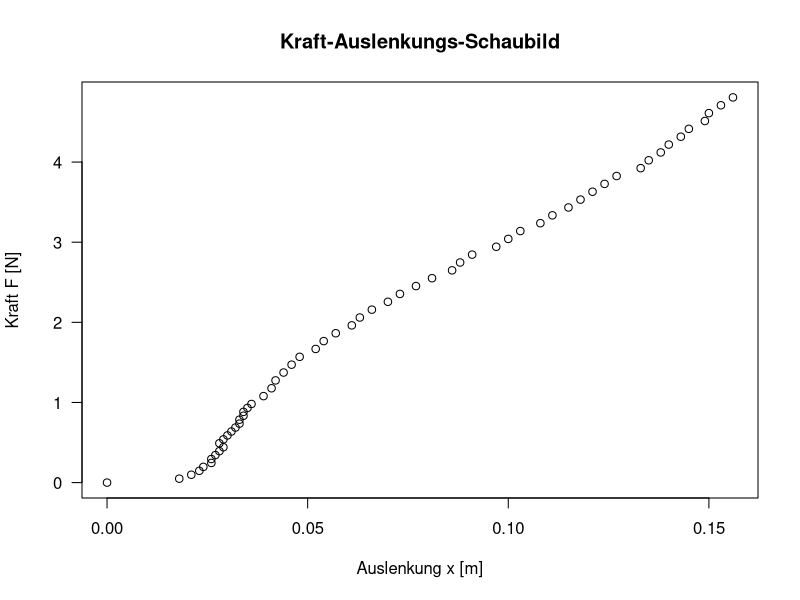
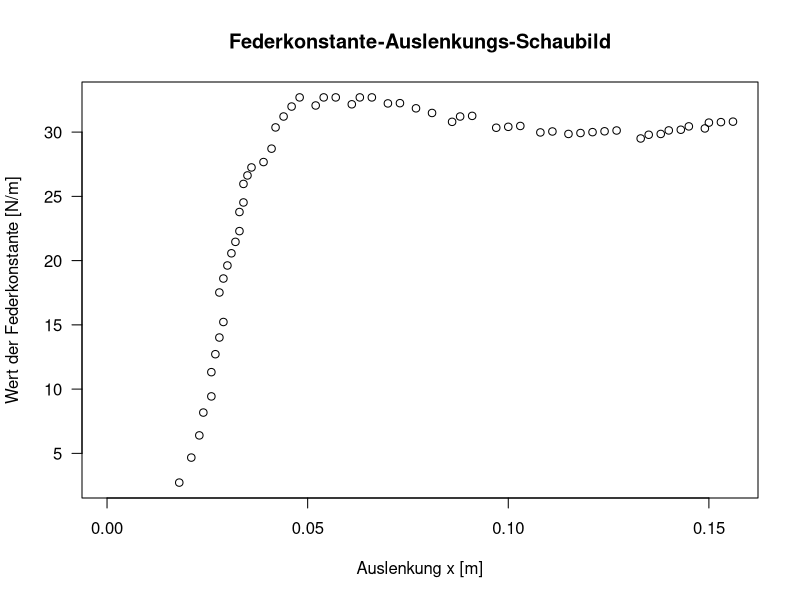

Reproduce these figures in R, in order.
## ---- chunk 1
Gewichte <- read.csv("Gewichte.csv", sep=";", dec=",")
Gewichte[,c(1,2)]
## ---- chunk 2
Messreihe <- read.csv("Messreihe.csv", sep=";", dec=",")
colnames(Messreihe)=c("Gewicht", "Auslenkung1",  "Auslenkung2", "x_Haken", "x_0_Ende")
Messreihe[,c(1,2)]
## ---- chunk 3
# Nullwerte(x_0 = 11,2cm) abziehen
Messreihe$Auslenkung1_x0 <- Messreihe$Auslenkung1 - 11.2

# Einheitenbezug
Messreihe$Gewicht_kg <- Messreihe$Gewicht/1000 #g -> kg
Messreihe$Auslenkung1_x0_m <-  Messreihe$Auslenkung1_x0/100 #cm -> m

# ERDBESCHLEUNIGUNG
g = 9.81 #m/s^2

# Berechnung von F_G
Messreihe$Kraft <- Messreihe$Gewicht_kg * g #N

# Testplot
plot(x=Messreihe$Auslenkung1_x0_m, y=Messreihe$Kraft,#, 
     xlab="Auslenkung x [m]",
     ylab="Kraft F [N]",
     las = 1, main = "Kraft-Auslenkungs-Schaubild"
     )
## ---- chunk 4
Messreihe$Federkonstante <- Messreihe$Gewicht_kg*g/Messreihe$Auslenkung1_x0_m
plot(x=Messreihe$Auslenkung1_x0_m, y=Messreihe$Federkonstante,
     xlab="Auslenkung x [m]",
     ylab="Wert der Federkonstante [N/m]",
     las = 1, main = "Federkonstante-Auslenkungs-Schaubild"
     )
## ---- chunk 5
# BAUSTELLE: Hier fehlt noch die Geräteungenauigkeit der Waage
u_m = 2.9*10**(-5) #kg
# Auslenkungsungenauigkeit 
u_x = 2.0*10**(-4) #m

# Berechnung der Messunsicherheit der Federkonstanten
u_D_funktion <- function(x,m){
  sqrt(((g/x)*u_m)**2+((-m*g/x**2)*u_x)**2)
}
 
Messreihe$u_Federkonstante <- u_D_funktion(x=Messreihe$Auslenkung1_x0_m, m=Messreihe$Gewicht_kg)
